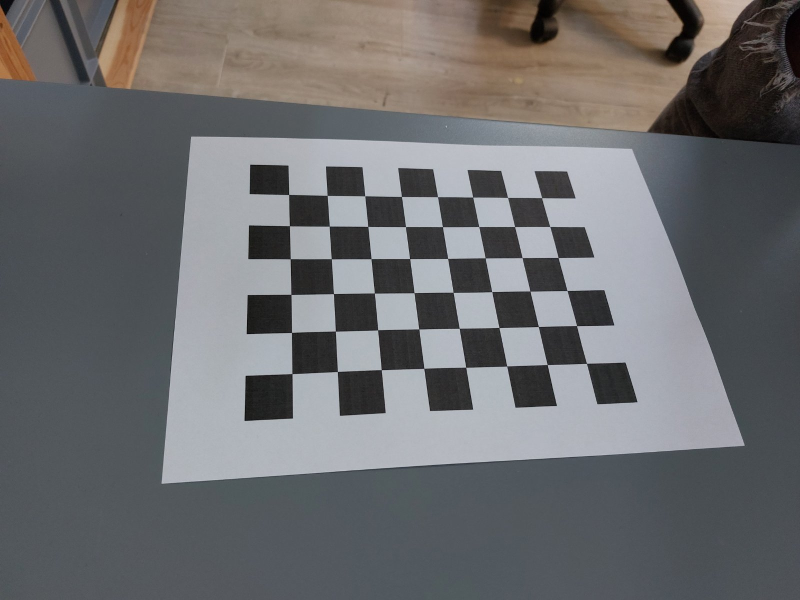
#> input picture samples/A52S/1.jpg, 1600 x 1200 px (shown at 1/2 size); its folder holds only this picture in this run
$ python cameraCalibration.py
#> lines starting #> are read from the running program, lines starting #| are printed output that depends on the picture
### pythonFiles/imageAnalyzing.py
# -*- coding: utf-8 -*-
"""
@author: srica
"""

# libraries
import cv2 as cv
import numpy as np

import constants

def getPoints():
    objpoints, imgpoints = ([] for _ in range(2))

    objp = np.zeros((constants.NX*constants.NY, 3), np.float32)
    objp[:, :2] = np.mgrid[0:constants.NX, 0:constants.NY].T.reshape(-1, 2)
    objp = objp * constants.SQUARE_SIZE

    for imgName in constants.IMAGES:
        img = cv.imread(imgName)
        gray = cv.cvtColor(img, cv.COLOR_BGR2GRAY)

        #ret, corners = cv.findChessboardCorners(gray, (constants.NX, constants.NY), cv.CALIB_CB_ADAPTIVE_THRESH + cv.CALIB_CB_FAST_CHECK + cv.CALIB_CB_NORMALIZE_IMAGE)
        ret, corners = cv.findChessboardCorners(gray, (constants.NX, constants.NY), None)
        if not ret:
            print("No pattern found on " + imgName)
            continue

        cornersBetter = cv.cornerSubPix(gray, corners, (20, 20),(-1, -1), constants.CRITERIA)
        #cornersBetter = cv.cornerSubPix(gray, corners, (11, 11),(-1, -1), constants.CRITERIA)
        objpoints.append(objp)
        imgpoints.append(cornersBetter)

        """cv.drawChessboardCorners(img, (constants.NX, constants.NY), cornersBetter, ret)
        imgShow = cv.resize(img, (0, 0), fx = constants.SHRINK, fy = constants.SHRINK)
        cv.imshow(imgName, imgShow)
        cv.waitKey(0)
        cv.destroyAllWindows()"""

    ret = True
    if not objpoints:
        print("No images taken in cosideration")
        ret = False

    return ret, objpoints, imgpoints

def getCameraValues(objpoints, imgpoints):
    reprojectionError = 0
    img = cv.imread(constants.EXAMPLE_IMAGE)
    gray = cv.cvtColor(img, cv.COLOR_BGR2GRAY)

    ret, oldMtx, dist, rvecs, tvecs = cv.calibrateCamera(objpoints, imgpoints, gray.shape[::-1], None, None)
    if not ret:
        print("Camera calibration not successful")
        return ret, oldMtx, dist, rvecs, tvecs, reprojectionError

    h,  w = img.shape[:2]
    mtx, roi = cv.getOptimalNewCameraMatrix(oldMtx, dist, (w, h), 1, (w, h))
    dst = cv.undistort(img, oldMtx, dist, None, mtx)

    # idk
    #x, y, w, h = roi
    #dst = dst[y:y + h, x:x + w]
    #img = img[y:y + h, x:x + w]

    """imgSmall = cv.resize(img, (0, 0), fx = constants.SHRINK, fy = constants.SHRINK)
    dstSmall = cv.resize(dst, (0, 0), fx = constants.SHRINK, fy = constants.SHRINK)

    cv.imshow('Original image ' + constants.EXAMPLE_IMAGE, imgSmall)
    cv.imshow('Calibration result for ' + constants.EXAMPLE_IMAGE, dstSmall)
    cv.waitKey(0)
    cv.destroyAllWindows()"""

    meanError = 0
    for i in range(len(objpoints)):
        imgpointsNew, _ = cv.projectPoints(objpoints[i], rvecs[i], tvecs[i], mtx, dist)
        error = cv.norm(imgpoints[i], imgpointsNew, cv.NORM_L2)/len(imgpointsNew)
        meanError += error
    reprojectionError = meanError/len(objpoints)

    return ret, mtx, dist, rvecs, tvecs, reprojectionError

### pythonFiles/savingToFile.py
# -*- coding: utf-8 -*-
"""
@author: srica
"""

import numpy as np
import os

import constants

def writeArrayToFile(fileName, values):
  with open(fileName, 'w+') as f:
      for line in values:
          np.savetxt(f, line, fmt='%.2f')

def writeValueToFile(fileName, value):
  with open(fileName, 'w+') as f:
    f.write(str(value))

def saveToFiles(mtx, dist, rvecs, tvecs, reprojectionError):
  if not os.path.exists(constants.VALUES_FOLDER):
    os.makedirs(constants.VALUES_FOLDER)

  writeArrayToFile(constants.CAMERA_MATRIX_FILE, mtx)
  writeArrayToFile(constants.DISTORTION_MATRIX_FILE, dist)
  writeArrayToFile(constants.ROTATION_VECTORS_FILE, rvecs)
  writeArrayToFile(constants.TRANSLATION_VECTORS_FILE, tvecs)
  writeValueToFile(constants.REPROJECTION_ERROR_FILE, reprojectionError)

### pythonFiles/cameraCalibration.py
# -*- coding: utf-8 -*-
"""
@author: srica
@source: https://docs.opencv.org/3.4/dc/dbb/tutorial_py_calibration.html
"""

# libraries
import imageAnalyzing
import savingToFile


# 2e+2 -> 200
import numpy as np
np.set_printoptions(suppress=True)


def mainLoop():
    ret, objpoints, imgpoints = imageAnalyzing.getPoints()  # objpoints - 3d point in real world space, imgpoints - 2d points in image plane
#> in getPoints, img is the input picture: shape (1200, 1600, 3); mean B, G, R 109.8, 108.1, 107.9
#> in getPoints, `gray = cv.cvtColor(img, cv.COLOR_BGR2GRAY)`:
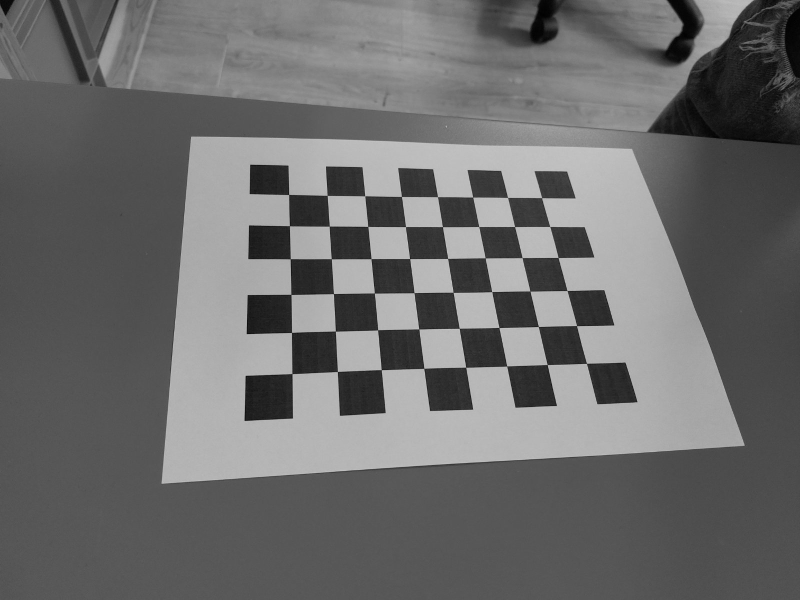
#> gray: shape (1200, 1600) (shown at 1/2 size); min 0, max 227, mean 108.3
#> in getPoints, `ret, corners = cv.findChessboardCorners(gray, (constants.NX, constants..`: ret = True; corners = 48 rows, first 8: [1083.6, 396], [1100, 453.6], [1116.7, 515.6], [1134.6, 581.6], [1153.5, 651.8], [1173.5, 727.2], [1015.6, 395.5], [1029.7, 453.7]
#> in getPoints, `cornersBetter = cv.cornerSubPix(gray, corners, (20, 20),(-1, -1), cons..`: cornersBetter = 48 rows, first 8: [1083.6, 396], [1100.1, 453.5], [1116.6, 515.6], [1134.6, 581.5], [1153.6, 651.7], [1173.5, 727.1], [1015.6, 395.4], [1029.6, 453.6]
#> ret = True; objpoints = 1 item; imgpoints = 1 item
    if not ret: return False

    ret, mtx, dist, rvecs, tvecs, reprojectionError = imageAnalyzing.getCameraValues(objpoints, imgpoints)  # mtx - camera matrix, dist - distortion matrix, rvecs - rotation vectors, tvecs - translation vectors
#> in getCameraValues, `ret, oldMtx, dist, rvecs, tvecs = cv.calibrateCamera(objpoints, imgpoi..`: ret = 0.394; oldMtx = [[1361.3, 0, 789], [0, 1410.7, 553.2], [0, 0, 1]]; dist = [[0.577, -7.54, 0.00165, -0.0112, 34.34]]; rvecs = ([-0.579, 0.337, 1.46],); tvecs = ([0.124, -0.0641, 0.578],)
#> in getCameraValues, `mtx, roi = cv.getOptimalNewCameraMatrix(oldMtx, dist, (w, h), 1, (w, h))`: mtx = [[2185.8, 0, 825.4], [0, 1480.2, 564.7], [0, 0, 1]]; roi = (542, 402, 559, 305)
#> in getCameraValues, `dst = cv.undistort(img, oldMtx, dist, None, mtx)`:
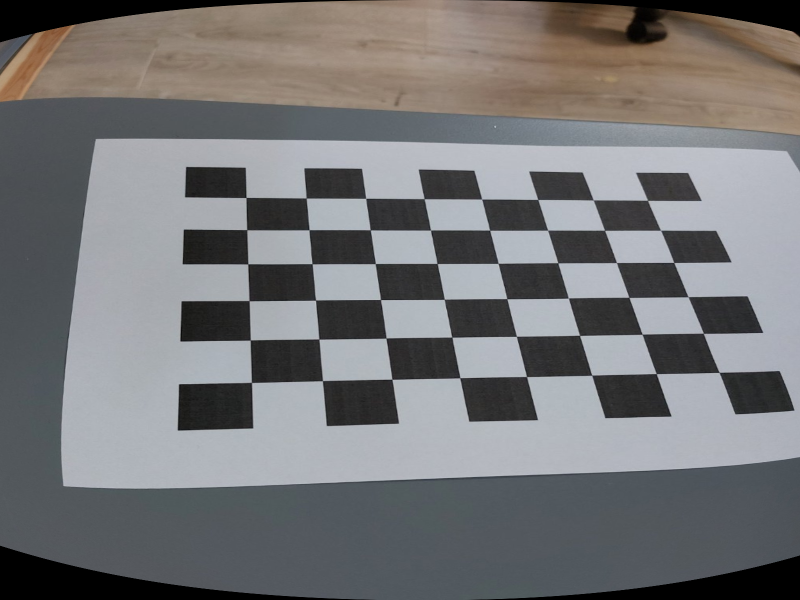
#> dst: shape (1200, 1600, 3) (shown at 1/2 size); mean B, G, R 118.2, 117, 117.1
#> the loop in getCameraValues, `for i in range(len(objpoints)):` made 1 pass
#> (error, meanError) on pass 1: (19.51, 19.51)
#> after the loop in getCameraValues, `for i in range(len(objpoints)):`: meanError = 19.51
#> ret = 0.394; dist = [[0.577, -7.54, 0.00165, -0.0112, 34.34]]; rvecs = ([-0.579, 0.337, 1.46],); tvecs = ([0.124, -0.0641, 0.578],); reprojectionError = 19.51
    if not ret: return False

    savingToFile.saveToFiles(mtx, dist, rvecs, tvecs, reprojectionError)
#> the loop in writeArrayToFile, `for line in values:` made 3 passes
#> the loop in writeArrayToFile (call 2), `for line in values:` made 1 pass
    print('Successfully calibrated and saved camera values')
    print(f'Reprojection error: {reprojectionError:.3f}')
#| Reprojection error: 19.508
    return True


if __name__ == '__main__':
    mainLoop()
